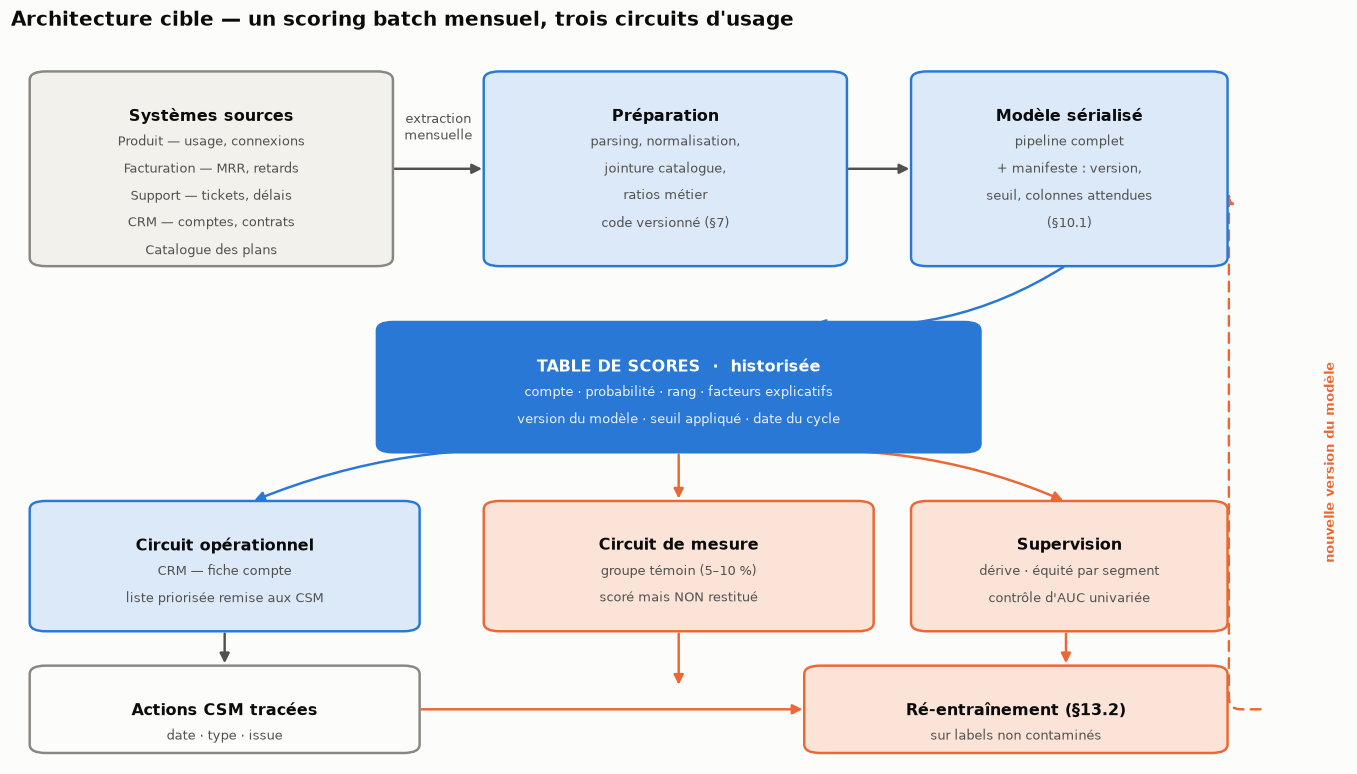

Reproduce this figure in Python.
from matplotlib.patches import FancyBboxPatch, FancyArrowPatch

SECONDAIRE = "#eb6834"
BLEU_CLAIR = "#dce9f9"
ORANGE_CLAIR = "#fbe3d8"

fig, ax = plt.subplots(figsize=(12.5, 7.2))
fig.patch.set_facecolor(SURFACE); ax.set_facecolor(SURFACE)
ax.set_xlim(0, 1.0); ax.set_ylim(0, 1); ax.axis("off")


def bloc(x, y, w, h, titre, lignes=(), fond=SURFACE, bord=CONTEXTE, encre=INK, encre2=INK_2, gras=True):
    ax.add_patch(FancyBboxPatch((x, y), w, h, boxstyle="round,pad=0.006,rounding_size=0.012",
                                facecolor=fond, edgecolor=bord, linewidth=1.6, zorder=2))
    haut = y + h - 0.045 if lignes else y + h / 2
    ax.text(x + w / 2, haut, titre, ha="center", va="center" if not lignes else "top",
            fontsize=10.5, fontweight="bold" if gras else "normal", color=encre, zorder=3)
    for k, ligne in enumerate(lignes):
        ax.text(x + w / 2, y + h - 0.082 - 0.038 * k, ligne, ha="center", va="top",
                fontsize=8.8, color=encre2, zorder=3)


def fleche(depart, arrivee, couleur=INK_2, style="arc3,rad=0", trait=1.6, pointille=False):
    ax.add_patch(FancyArrowPatch(depart, arrivee, connectionstyle=style, arrowstyle="-|>",
                                 mutation_scale=13, linewidth=trait, color=couleur,
                                 linestyle=(0, (4, 3)) if pointille else "solid", zorder=1))


# --- Rangee 1 : la chaine de scoring ----------------------------------------
bloc(0.02, 0.70, 0.26, 0.26, "Systèmes sources",
     ("Produit — usage, connexions", "Facturation — MRR, retards",
      "Support — tickets, délais", "CRM — comptes, contrats",
      "Catalogue des plans"), fond="#f2f1ec")
bloc(0.36, 0.70, 0.26, 0.26, "Préparation",
     ("parsing, normalisation,", "jointure catalogue,", "ratios métier", "code versionné (§7)"),
     fond=BLEU_CLAIR, bord=ACCENT)
bloc(0.68, 0.70, 0.225, 0.26, "Modèle sérialisé",
     ("pipeline complet", "+ manifeste : version,", "seuil, colonnes attendues", "(§10.1)"),
     fond=BLEU_CLAIR, bord=ACCENT)

fleche((0.285, 0.83), (0.355, 0.83))
fleche((0.625, 0.83), (0.675, 0.83))
ax.text(0.32, 0.865, "extraction\nmensuelle", ha="center", va="bottom", fontsize=8.2, color=INK_2)

# --- Table de scores ---------------------------------------------------------
bloc(0.28, 0.44, 0.44, 0.17, "TABLE DE SCORES  ·  historisée",
     ("compte · probabilité · rang · facteurs explicatifs",
      "version du modèle · seuil appliqué · date du cycle"),
     fond=ACCENT, bord=ACCENT, encre="#ffffff", encre2="#eaf2fd")
fleche((0.79, 0.695), (0.60, 0.615), style="arc3,rad=-0.18", couleur=ACCENT)

# --- Trois circuits ----------------------------------------------------------
bloc(0.02, 0.19, 0.28, 0.17, "Circuit opérationnel",
     ("CRM — fiche compte", "liste priorisée remise aux CSM"), fond=BLEU_CLAIR, bord=ACCENT)
bloc(0.36, 0.19, 0.28, 0.17, "Circuit de mesure",
     ("groupe témoin (5–10 %)", "scoré mais NON restitué"), fond=ORANGE_CLAIR, bord=SECONDAIRE)
bloc(0.68, 0.19, 0.225, 0.17, "Supervision",
     ("dérive · équité par segment", "contrôle d'AUC univariée"), fond=ORANGE_CLAIR, bord=SECONDAIRE)

fleche((0.42, 0.435), (0.18, 0.365), style="arc3,rad=0.12", couleur=ACCENT)
fleche((0.50, 0.435), (0.50, 0.365), couleur=SECONDAIRE)
fleche((0.58, 0.435), (0.79, 0.365), style="arc3,rad=-0.12", couleur=SECONDAIRE)

# --- Boucle d'amelioration ---------------------------------------------------
bloc(0.02, 0.02, 0.28, 0.11, "Actions CSM tracées",
     ("date · type · issue",), fond=SURFACE, bord=CONTEXTE)
bloc(0.60, 0.02, 0.305, 0.11, "Ré-entraînement (§13.2)",
     ("sur labels non contaminés",), fond=ORANGE_CLAIR, bord=SECONDAIRE)

fleche((0.16, 0.185), (0.16, 0.135), couleur=INK_2)
fleche((0.305, 0.075), (0.595, 0.075), couleur=SECONDAIRE)
fleche((0.50, 0.185), (0.50, 0.105), couleur=SECONDAIRE, style="arc3,rad=0")
fleche((0.79, 0.185), (0.79, 0.135), couleur=SECONDAIRE)
fleche((0.938, 0.075), (0.912, 0.80), style="angle,angleA=0,angleB=-90,rad=12", couleur=SECONDAIRE, pointille=True)
ax.text(0.988, 0.42, "nouvelle version du modèle", rotation=90, ha="center", va="center",
        fontsize=8.4, color=SECONDAIRE, fontweight="bold")

ax.set_title("Architecture cible — un scoring batch mensuel, trois circuits d'usage",
             loc="left", fontsize=13, fontweight="bold", color=INK, pad=14)
plt.tight_layout()
plt.savefig("/tmp/claude-1000/-home-remi-workspace-ml-projet-churm/511bcd10-b7f8-4571-bd34-dcbe74ae6798/scratchpad/schema.png",
            dpi=110, bbox_inches="tight")
print("ok")
